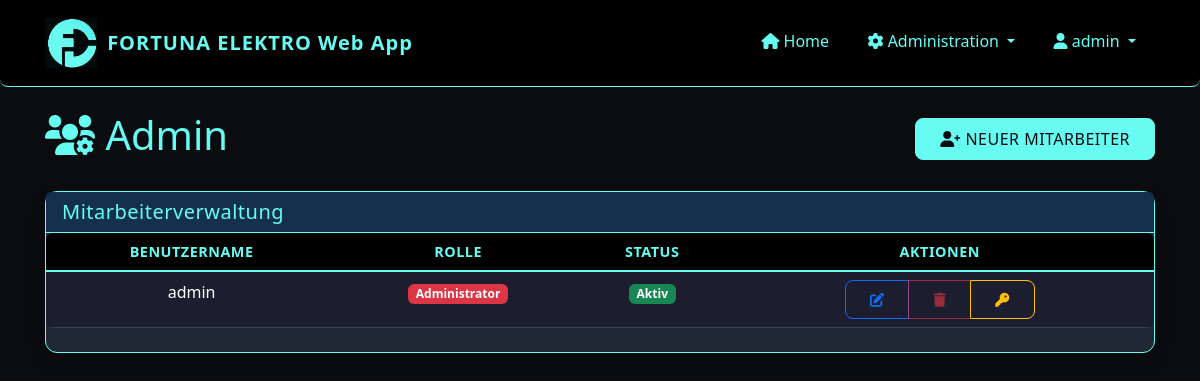
/custom-admin/users (signed in), run on an earlier commit of the app's database.
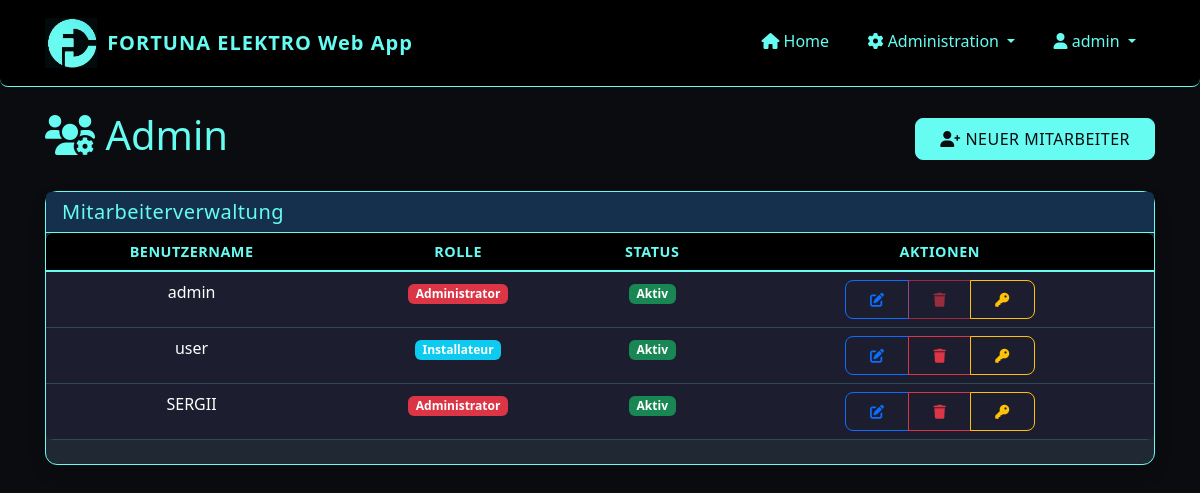
And on a later commit of the database.
### app/models/user.py (models this page shows, shortened)
class User(UserMixin, db.Model):
    id = db.Column(db.Integer, primary_key=True)
    username = db.Column(db.String(64), unique=True, nullable=False)
    password_hash = db.Column(db.String(128), nullable=False)
    password = None  # Virtual field for Flask-Admin, not stored in DB
    role = db.Column(db.String(20), nullable=False, default='installateur')  # 'admin' oder 'installateur'
    is_active = db.Column(db.Boolean, default=True)
    created_at = db.Column(db.DateTime, default=datetime.utcnow)
    projects = db.relationship('Project', backref='creator', lazy='dynamic')
    files = db.relationship('File', backref='uploader', lazy='dynamic')
    timesheets = db.relationship('Timesheet', backref='employee', lazy='dynamic')
    def is_admin(self):
        return self.role == 'admin'

### app/routes/admin.py (the view)
@admin.route('/users', methods=['GET'])
@login_required
@admin_required
def list_users():
    users = User.query.all()
    add_user_form = AddUserForm()
    edit_user_form = EditUserForm()
    reset_password_form = ResetPasswordForm()
    delete_user_form = DeleteUserForm()
    return render_template('admin/users.html',
                          title='Mitarbeiterverwaltung',
                          users=users,
                          add_user_form=add_user_form,
                          edit_user_form=edit_user_form,
                          reset_password_form=reset_password_form,
                          delete_user_form=delete_user_form,
                          current_user=current_user)

### app/models/user.py (called while the page is built)
@login_manager.user_loader
def load_user(id):
    return User.query.get(int(id))

### app/routes/admin.py (called while the page is built)
@admin.before_request
def check_admin():
    if not current_user.is_authenticated or not current_user.is_admin():
        flash('Sie benötigen Administratorrechte, um auf diese Seite zuzugreifen.', 'danger')
        return redirect(url_for('auth.login'))

### app/templates/admin/users.html (shortened to what this page needs)
{% extends "base.html" %}
{% block content %}
<div class="d-flex justify-content-between align-items-center mb-4">
    <h1 style="color: var(--accent)"><i class="fas fa-users-cog"></i> Admin</h1>
    <button type="button" class="btn btn-primary" data-bs-toggle="modal" data-bs-target="#addUserModal">
        <i class="fas fa-user-plus"></i> Neuer Mitarbeiter
    </button>
</div>
<div class="card shadow mb-4">
    <div class="card-header" style="background-color: #14304d; color: var(--accent)">
        <h5 class="mb-0">Mitarbeiterverwaltung</h5>
    </div>
    <div class="card-body p-0">
        {% if users %}
        <div class="table-responsive d-none d-md-block">
            <table class="table table-hover text-center mb-0">
                <thead>
                    <tr>
                        <th class="text-center">Benutzername</th>
                        <th class="text-center">Rolle</th>
                        <th class="text-center">Status</th>
                        <th class="text-center">Aktionen</th>
                    </tr>
                </thead>
                <tbody>
                    {% for user in users %}
                    <tr>
                        <td class="text-center" style="background-color:#1d1d30; color: white">{{ user.username }}</td>
                        <td class="text-center" style="background-color:#1d1d30">
                            {% if user.role == 'admin' %}
                            <span class="badge bg-danger">Administrator</span>
                            {% else %}
                            <span class="badge bg-info">Installateur</span>
                            {% endif %}
                        </td>
                        <td class="text-center" style="background-color: #1d1d30">
                            {% if user.is_active %}
                            <span class="badge bg-success">Aktiv</span>
                            {% else %}
                            <span class="badge bg-secondary">Inaktiv</span>
                            {% endif %}
                        </td>
                        <td class="text-center" style="background-color: #1d1d30">
                            <div class="btn-group">
                                <button type="button" class="btn btn-sm btn-outline-primary"
                                        onclick="editUser('{{ user.id }}', '{{ user.username }}', {{ 'true' if user.role == 'admin' else 'false' }}, {{ 'true' if user.is_active else 'false' }})">
                                    <i class="fas fa-edit"></i>
                                </button>
                                <button type="button" class="btn btn-sm btn-outline-danger"
                                        {% if user.id == current_user.id %}disabled{% endif %}
                                        data-bs-toggle="modal" data-bs-target="#deleteUserModal"
                                        data-user-id="{{ user.id }}" data-username="{{ user.username }}">
                                    <i class="fas fa-trash"></i>
                                </button>
                                <button type="button" class="btn btn-sm btn-outline-warning"
                                        data-bs-toggle="modal" data-bs-target="#resetPasswordModal"
                                        data-user-id="{{ user.id }}" data-username="{{ user.username }}">
                                    <i class="fas fa-key"></i>
                                </button>
                            </div>
                        </td>
                    </tr>
                    {% endfor %}
                </tbody>
            </table>
        </div>
        {% else %}
        <div class="alert alert-info m-3">
            <i class="fas fa-info-circle"></i> Keine Mitarbeiter gefunden.
        </div>
        {% endif %}
    </div>
</div>
{% endblock %}

### app/templates/base.html (shortened to what this page needs)
<!DOCTYPE html>
<html lang="de">
<head>
    <link href="https://cdn.jsdelivr.net/npm/bootstrap@5.3.0/dist/css/bootstrap.min.css" rel="stylesheet">
    <link rel="stylesheet" href="https://cdn.jsdelivr.net/npm/bootstrap-icons@1.11.1/font/bootstrap-icons.css">
    <link rel="stylesheet" href="https://cdnjs.cloudflare.com/ajax/libs/font-awesome/6.0.0/css/all.min.css">
    <link rel="stylesheet" href="{{ url_for('static', filename='css/responsive.css') }}">
</head>
<body>
    <nav class="navbar navbar-expand-lg navbar-dark mb-4">
        <div class="container">
            <a class="navbar-brand d-flex align-items-center" href="{{ url_for('dashboard.index') }}">
                <img src="{{ url_for('static', filename='img/logo1.jpg') }}" alt="Fortuna Elektro Logo">
                <span>FORTUNA ELEKTRO Web App</span>
            </a>
            <div class="collapse navbar-collapse" id="navbarNav">
                <ul class="navbar-nav ms-auto">
                    {% if current_user.is_authenticated %}
                        <li class="nav-item">
                            <a class="nav-link" href="{{ url_for('dashboard.index') }}">
                                <i class="fas fa-home"></i> Home
                            </a>
                        </li>
                        {% if current_user.is_authenticated and current_user.is_admin() %}
                            <li class="nav-item dropdown">
                                <a class="nav-link dropdown-toggle" href="#" role="button" data-bs-toggle="dropdown">
                                    <i class="fas fa-cog"></i> Administration
                                </a>
                            </li>
                        {% endif %}
                        <li class="nav-item dropdown">
                            <a class="nav-link dropdown-toggle" href="#" role="button" data-bs-toggle="dropdown">
                                <i class="fas fa-user"></i> {{ current_user.username }}
                            </a>
                        </li>
                    {% else %}
                        <li class="nav-item">
                            <a class="nav-link" href="{{ url_for('auth.login') }}">
                                <i class="fas fa-sign-in-alt"></i> Anmelden
                            </a>
                        </li>
                    {% endif %}
                </ul>
            </div>
        </div>
    </nav>
    <div class="container content-container">
        {% block content %}{% endblock %}
    </div>
</body>
</html>

### app/static/css/responsive.css (style rules this page uses)
:root { --primary: #0B0C10; --primary-light: #1F2833; --primary-dark: #000000; --accent: #66FCF1; --accent-light: #45A29E; --success: #45A29E; --danger: #FF3B3B; --warning: #FF8F00; --info: #66FCF1; --light-bg: #1F2833; --card-bg: #0B0C10; --text-dark: #FFFFFF; --text-muted: #C5C6C7; --border-radius-sm: 4px; --border-radius-md: 8px; --border-radius-lg: 12px; }
body { background-color: var(--primary); color: var(--text-white); min-height: 100vh; display: flex; flex-direction: column; max-width: 100%; overflow-x: hidden; }
.navbar { background-color: var(--primary-dark) !important; border-bottom: 1px solid var(--accent); padding: 0.8rem 1rem; border-radius: 0 0 var(--border-radius-md) var(--border-radius-md); }
.navbar-brand { color: var(--accent) !important; font-weight: 700; letter-spacing: 1px; display: flex; align-items: center; padding-left: 0 !important; }
.navbar-brand img { margin-right: 10px; height: 50px; width: auto; max-height: 90%; }
.nav-link { color: var(--accent) !important; position: relative; padding: 0.8rem 1.2rem !important; border-bottom: 3px solid transparent; transition: all 0.3s ease; border-radius: var(--border-radius-sm); }
.container { flex: 1; width: 100%; padding-left: 15px; padding-right: 15px; margin-left: auto; margin-right: auto; }
::placeholder { color: var(--accent-light) !important; opacity: 0.8 !important; }
.btn { border-radius: var(--border-radius-md); padding: 0.5rem 1.5rem; transition: all 0.3s ease; text-transform: uppercase; letter-spacing: 0.5px; font-weight: 500; }
.btn-primary { background-color: var(--accent); border-color: var(--accent); color: var(--primary); }
.card { background-color: var(--primary-light); border: 1px solid var(--accent); border-radius: var(--border-radius-lg); }
.card-header { background-color: rgba(102, 252, 241, 0.1); border-bottom: 1px solid var(--accent); font-weight: 600; letter-spacing: 0.5px; color: var(--accent); border-radius: var(--border-radius-lg) var(--border-radius-lg) 0 0; }
.card-body, .card-body p, .card-body label, .card-body .form-text, .card-body small { color: #66d9ff !important; }
.table { color: var(--accent); margin-bottom: 0; }
.table thead th { background-color: var(--primary-dark); color: var(--accent); border-bottom: 2px solid var(--accent); text-transform: uppercase; letter-spacing: 0.5px; font-size: 0.9rem; font-weight: 600; }
.table tbody tr { border-bottom: 1px solid rgba(102, 252, 241, 0.2); }
.table-responsive { display: block; width: 100%; overflow-x: auto; -webkit-overflow-scrolling: touch; border-radius: var(--border-radius-md); margin-bottom: 1.5rem; }
html, body { max-width: 100%; overflow-x: hidden; }
.content-container { margin-bottom: 60px; }

What changed in the data, as far as the page shows it:
added User: username "user", role "Installateur", is_active "Aktiv"
added User: username "SERGII", role "Administrator", is_active "Aktiv"
